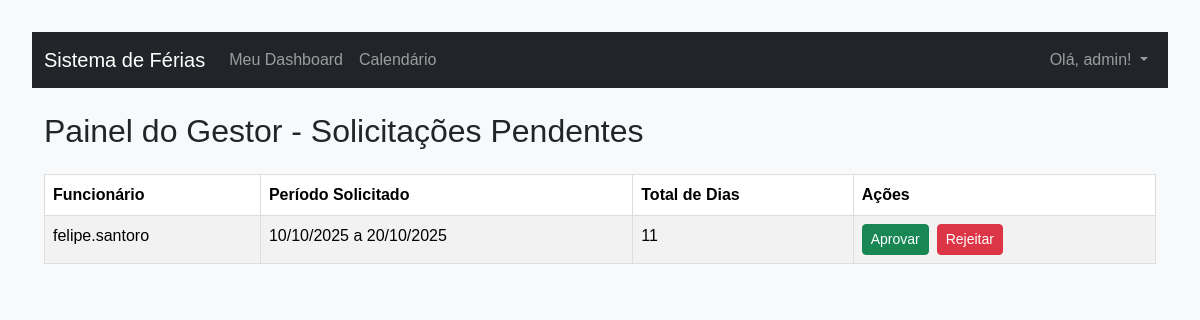
/gestao/ (signed in), run on an earlier commit of the app's database.
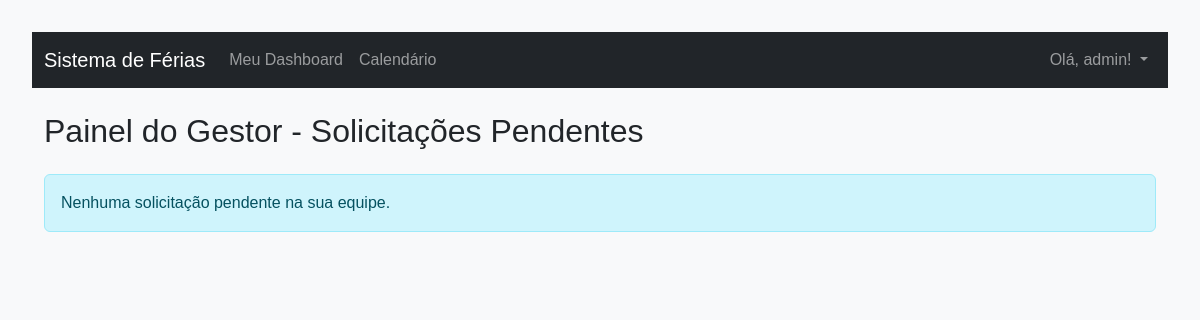
And on a later commit of the database.
### ferias/models.py (models this page shows, shortened)
class SolicitacaoFerias(models.Model):
    STATUS_CHOICES = (
        ('pendente', 'Pendente'),
        ('aprovado', 'Aprovado'),
        ('rejeitado', 'Rejeitado'),
    )
    solicitante = models.ForeignKey(User, on_delete=models.CASCADE, related_name='solicitacoes')
    data_inicio = models.DateField()
    data_fim = models.DateField()
    data_solicitacao = models.DateTimeField(auto_now_add=True)
    status = models.CharField(max_length=10, choices=STATUS_CHOICES, default='pendente')
    aprovador = models.ForeignKey(User, null=True, blank=True, on_delete=models.SET_NULL, related_name='solicitacoes_aprovadas')
    data_aprovacao = models.DateTimeField(null=True, blank=True)
    motivo_rejeicao = models.TextField(blank=True, null=True)
    dias_deduzidos = models.BooleanField(default=False)
    periodo_aquisitivo = models.ForeignKey(PeriodoAquisitivo, on_delete=models.PROTECT, related_name='solicitacoes_feitas')
    @property
    def total_dias(self):
        if self.data_inicio and self.data_fim:
            return (self.data_fim - self.data_inicio).days + 1
        return 0

### ferias/views.py (the view)
# urls.py: path('gestao/', views.dashboard_gestor, name='dashboard_gestor'),
@login_required
def dashboard_gestor(request):
    if not Funcionario.objects.filter(gestor__user=request.user).exists():
        return redirect('ferias:dashboard')
    equipe_qs = Funcionario.objects.filter(gestor__user=request.user)
    membros_da_equipe = [f.user for f in equipe_qs]
    solicitacoes_pendentes = SolicitacaoFerias.objects.filter(
        solicitante__in=membros_da_equipe,
        status='pendente'
    ).order_by('data_inicio')
    context = {
        'solicitacoes_pendentes': solicitacoes_pendentes,
    }
    return render(request, 'ferias/dashboard_gestor.html', context)

### ferias/templates/ferias/dashboard_gestor.html (shortened to what this page needs)
{% extends 'base.html' %}
{% block content %}
    <h2 class="mb-4">Painel do Gestor - Solicitações Pendentes</h2>
    {% if solicitacoes_pendentes %}
        <div class="table-responsive">
            <table class="table table-striped table-hover {% if request.session.tema_preferido == 'dark' %}table-dark{% endif %}">
                <thead>
                    <tr>
                        <th>Funcionário</th>
                        <th>Período Solicitado</th>
                        <th>Total de Dias</th>
                        <th>Ações</th>
                    </tr>
                </thead>
                <tbody>
                    {% for s in solicitacoes_pendentes %}
                    <tr>
                        <td>{{ s.solicitante.get_full_name|default:s.solicitante.username }}</td>
                        <td>{{ s.data_inicio|date:"d/m/Y" }} a {{ s.data_fim|date:"d/m/Y" }}</td>
                        <td>{{ s.total_dias }}</td>
                        <td>
                            <div class="d-flex gap-2">
                                <form action="{% url 'ferias:aprovar_solicitacao' s.pk %}" method="post" class="d-inline">
                                    <button type="submit" class="btn btn-success btn-sm">Aprovar</button>
                                </form>
                                <button type="button" class="btn btn-danger btn-sm" data-bs-toggle="modal" data-bs-target="#rejeitarModal-{{ s.pk }}">
                                    Rejeitar
                                </button>
                            </div>
                        </td>
                    </tr>
                    {% endfor %}
                </tbody>
            </table>
        </div>
    {% else %}
        <div class="alert alert-info">Nenhuma solicitação pendente na sua equipe.</div>
    {% endif %}
{% endblock %}

What changed in the data, as far as the page shows it:
no longer on this page (row edited): SolicitacaoFerias: solicitante.get_full_name "felipe.santoro", data_inicio "10/10/2025", data_fim "20/10/2025", total_dias "11"
Also different on the page:
text no longer shown: "Funcionário Período Solicitado Total de Dias Ações"
text now shown: "Nenhuma solicitação pendente na sua equipe."
